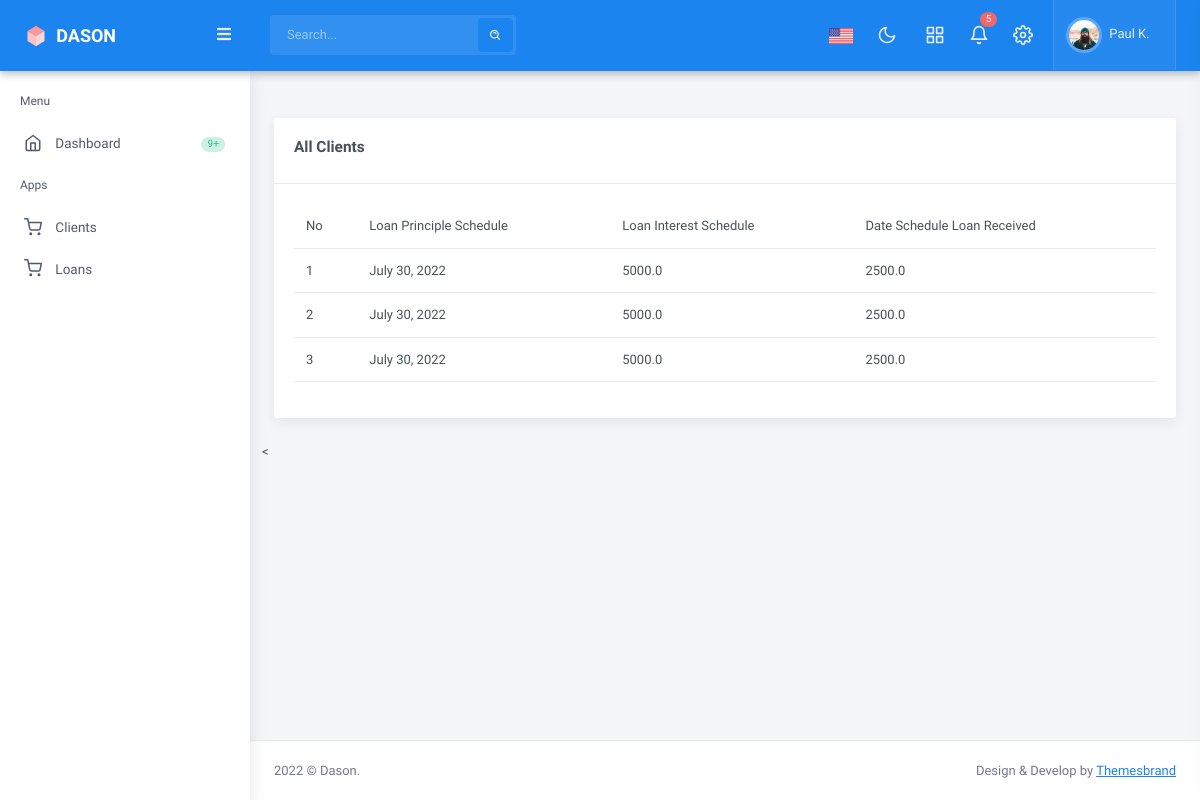
The page /loans/88 on the database its author committed.
### loans/models.py (models this page shows, shortened)
class  LoanSchedule(models.Model):
    date_schedule = models.DateField(auto_now=False, auto_now_add=False ,null= True, blank=True)
    pamount = models.FloatField()
    pinterest = models.FloatField()
    loan = models.ForeignKey(Loan, on_delete=models.CASCADE)

### loans/views.py (the view)
# urls.py: path('loans/<int:pk>',SingleSchedule.as_view(), name='display_schedule'),
class SingleSchedule(DetailView):
    template_name='loan/loan_schedule.html'
    model=Loan
    def get_context_data(self, **kwargs):
        context = super().get_context_data(**kwargs)
        context["schedules"] =LoanSchedule.objects.filter(loan_id=self.kwargs['pk'])
        context["loan"]=Loan.objects.filter(id=self.kwargs['pk'])
        return context

### loans/templates/loan/loan_schedule.html
{% extends 'base.html' %}
{% load static %}
{% block contents %}
<div class="col-12">
    <div class="card">
        <div class="card-header">
            <h4 class="card-title">All Clients</h4>
        </div>
        <div class="card-body">
            <div class="table-rep-plugin">
                <div class="table-responsive mb-0" data-pattern="priority-columns">
                    <table id="tech-companies-1" class="table">
                        <thead>
                            <tr>
                                <th>No</th>
                                <th>Loan Principle Schedule</th>
                                <th>Loan Interest Schedule</th>
                                <th>Date Schedule Loan Received</th>
                            </tr>
                        </thead>
                        <tbody>
                            {% for schedule in schedules %}
                            <tr>
                                <td> {{forloop.counter}} </td>
                                 <td> {{schedule.date_schedule}}</td>
                                 <td> {{schedule.pamount }}</td>
                                 <td> {{schedule.pinterest}}</td>
                            </tr>
                            {% endfor %}
                        </tbody>
                    </table>
                </div>
            </div>
        </div>
    </div>
</div>
{% endblock contents %}

### rows shown on the page
LoanSchedule: date_schedule "July 30, 2022", pamount "5000.0", pinterest "2500.0"
LoanSchedule: date_schedule "July 30, 2022", pamount "5000.0", pinterest "2500.0"
LoanSchedule: date_schedule "July 30, 2022", pamount "5000.0", pinterest "2500.0"
